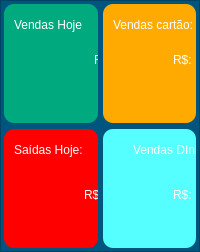
                              <widget class="QFrame" name="frame_43">
                               <property name="styleSheet">
                                <string notr="true">background-color: rgb(0, 85, 127);</string>
                               </property>
                               <property name="frameShape">
                                <enum>QFrame::StyledPanel</enum>
                               </property>
                               <property name="frameShadow">
                                <enum>QFrame::Raised</enum>
                               </property>
                               <layout class="QVBoxLayout" name="verticalLayout_12">
                                <property name="spacing">
                                 <number>0</number>
                                </property>
                                <property name="leftMargin">
                                 <number>0</number>
                                </property>
                                <property name="topMargin">
                                 <number>0</number>
                                </property>
                                <property name="rightMargin">
                                 <number>0</number>
                                </property>
                                <property name="bottomMargin">
                                 <number>0</number>
                                </property>
                                <item>
                                 <widget class="QFrame" name="frame_45">
                                  <property name="minimumSize">
                                   <size>
                                    <width>0</width>
                                    <height>250</height>
                                   </size>
                                  </property>
                                  <property name="frameShape">
                                   <enum>QFrame::NoFrame</enum>
                                  </property>
                                  <property name="frameShadow">
                                   <enum>QFrame::Raised</enum>
                                  </property>
                                  <layout class="QHBoxLayout" name="horizontalLayout_15">
                                   <property name="spacing">
                                    <number>5</number>
                                   </property>
                                   <property name="leftMargin">
                                    <number>3</number>
                                   </property>
                                   <property name="topMargin">
                                    <number>3</number>
                                   </property>
                                   <property name="rightMargin">
                                    <number>3</number>
                                   </property>
                                   <property name="bottomMargin">
                                    <number>3</number>
                                   </property>
                                   <item>
                                    <widget class="QFrame" name="frame_49">
                                     <property name="frameShape">
                                      <enum>QFrame::NoFrame</enum>
                                     </property>
                                     <property name="frameShadow">
                                      <enum>QFrame::Raised</enum>
                                     </property>
                                     <layout class="QVBoxLayout" name="verticalLayout_20">
                                      <property name="leftMargin">
                                       <number>0</number>
                                      </property>
                                      <property name="topMargin">
                                       <number>0</number>
                                      </property>
                                      <property name="rightMargin">
                                       <number>0</number>
                                      </property>
                                      <property name="bottomMargin">
                                       <number>0</number>
                                      </property>
                                      <item>
                                       <widget class="QFrame" name="frame_54">
                                        <property name="styleSheet">
                                         <string notr="true">background-color: rgb(0, 170, 127);
border-radius: 10px;</string>
                                        </property>
                                        <property name="frameShape">
                                         <enum>QFrame::StyledPanel</enum>
                                        </property>
                                        <property name="frameShadow">
                                         <enum>QFrame::Raised</enum>
                                        </property>
                                        <widget class="QLabel" name="label">
                                         <property name="geometry">
                                          <rect>
                                           <x>90</x>
                                           <y>40</y>
                                           <width>31</width>
                                           <height>31</height>
                                          </rect>
                                         </property>
                                         <property name="styleSheet">
                                          <string notr="true">font: 87 12pt &quot;Segoe UI Black&quot;;
color: rgb(255, 255, 255);</string>
                                         </property>
                                         <property name="text">
                                          <string>R$:</string>
                                         </property>
                                        </widget>
                                        <widget class="QLabel" name="label_13">
                                         <property name="geometry">
                                          <rect>
                                           <x>130</x>
                                           <y>40</y>
                                           <width>111</width>
                                           <height>31</height>
                                          </rect>
                                         </property>
                                         <property name="styleSheet">
                                          <string notr="true">font: 87 12pt &quot;Segoe UI Black&quot;;
color: rgb(255, 255, 255);</string>
                                         </property>
                                         <property name="text">
                                          <string>1.500,00</string>
                                         </property>
                                        </widget>
                                        <widget class="QLabel" name="label_14">
                                         <property name="geometry">
                                          <rect>
                                           <x>10</x>
                                           <y>10</y>
                                           <width>111</width>
                                           <height>21</height>
                                          </rect>
                                         </property>
                                         <property name="styleSheet">
                                          <string notr="true">color: rgb(255, 255, 255);
font: 87 12pt &quot;Segoe UI Black&quot;;</string>
                                         </property>
                                         <property name="text">
                                          <string>Vendas Hoje</string>
                                         </property>
                                        </widget>
                                       </widget>
                                      </item>
                                      <item>
                                       <widget class="QFrame" name="frame_57">
                                        <property name="styleSheet">
                                         <string notr="true">background-color: rgb(255, 0, 0);
border-radius: 10px;</string>
                                        </property>
                                        <property name="frameShape">
                                         <enum>QFrame::StyledPanel</enum>
                                        </property>
                                        <property name="frameShadow">
                                         <enum>QFrame::Raised</enum>
                                        </property>
                                        <widget class="QLabel" name="label_15">
                                         <property name="geometry">
                                          <rect>
                                           <x>10</x>
                                           <y>10</y>
                                           <width>111</width>
                                           <height>21</height>
                                          </rect>
                                         </property>
                                         <property name="styleSheet">
                                          <string notr="true">color: rgb(255, 255, 255);
font: 87 12pt &quot;Segoe UI Black&quot;;</string>
                                         </property>
                                         <property name="text">
                                          <string>Saídas Hoje:</string>
                                         </property>
                                        </widget>
                                        <widget class="QLabel" name="label_17">
                                         <property name="geometry">
                                          <rect>
                                           <x>80</x>
                                           <y>50</y>
                                           <width>31</width>
                                           <height>31</height>
                                          </rect>
                                         </property>
                                         <property name="styleSheet">
                                          <string notr="true">font: 87 12pt &quot;Segoe UI Black&quot;;
color: rgb(255, 255, 255);</string>
                                         </property>
                                         <property name="text">
                                          <string>R$:</string>
                                         </property>
                                        </widget>
                                        <widget class="QLabel" name="label_18">
                                         <property name="geometry">
                                          <rect>
                                           <x>130</x>
                                           <y>50</y>
                                           <width>111</width>
                                           <height>31</height>
                                          </rect>
                                         </property>
                                         <property name="styleSheet">
                                          <string notr="true">font: 87 12pt &quot;Segoe UI Black&quot;;
color: rgb(255, 255, 255);</string>
                                         </property>
                                         <property name="text">
                                          <string>10,00</string>
                                         </property>
                                        </widget>
                                       </widget>
                                      </item>
                                     </layout>
                                    </widget>
                                   </item>
                                   <item>
                                    <widget class="QFrame" name="frame_50">
                                     <property name="frameShape">
                                      <enum>QFrame::NoFrame</enum>
                                     </property>
                                     <property name="frameShadow">
                                      <enum>QFrame::Raised</enum>
                                     </property>
                                     <layout class="QVBoxLayout" name="verticalLayout_17">
                                      <property name="leftMargin">
                                       <number>0</number>
                                      </property>
                                      <property name="topMargin">
                                       <number>0</number>
                                      </property>
                                      <property name="rightMargin">
                                       <number>0</number>
                                      </property>
                                      <property name="bottomMargin">
                                       <number>0</number>
                                      </property>
                                      <item>
                                       <widget class="QFrame" name="frame_55">
                                        <property name="styleSheet">
                                         <string notr="true">background-color: rgb(255, 170, 0);
border-radius: 10px;</string>
                                        </property>
                                        <property name="frameShape">
                                         <enum>QFrame::StyledPanel</enum>
                                        </property>
                                        <property name="frameShadow">
                                         <enum>QFrame::Raised</enum>
                                        </property>
                                        <widget class="QLabel" name="label_31">
                                         <property name="geometry">
                                          <rect>
                                           <x>10</x>
                                           <y>10</y>
                                           <width>111</width>
                                           <height>21</height>
                                          </rect>
                                         </property>
                                         <property name="styleSheet">
                                          <string notr="true">color: rgb(255, 255, 255);
font: 87 12pt &quot;Segoe UI Black&quot;;</string>
                                         </property>
                                         <property name="text">
                                          <string>Vendas cartão:</string>
                                         </property>
                                        </widget>
                                        <widget class="QLabel" name="label_34">
                                         <property name="geometry">
                                          <rect>
                                           <x>70</x>
                                           <y>40</y>
                                           <width>31</width>
                                           <height>31</height>
                                          </rect>
                                         </property>
                                         <property name="styleSheet">
                                          <string notr="true">font: 87 12pt &quot;Segoe UI Black&quot;;
color: rgb(255, 255, 255);</string>
                                         </property>
                                         <property name="text">
                                          <string>R$:</string>
                                         </property>
                                        </widget>
                                        <widget class="QLabel" name="label_35">
                                         <property name="geometry">
                                          <rect>
                                           <x>120</x>
                                           <y>40</y>
                                           <width>111</width>
                                           <height>31</height>
                                          </rect>
                                         </property>
                                         <property name="styleSheet">
                                          <string notr="true">font: 87 12pt &quot;Segoe UI Black&quot;;
color: rgb(255, 255, 255);</string>
                                         </property>
                                         <property name="text">
                                          <string>1.000,00</string>
                                         </property>
                                        </widget>
                                       </widget>
                                      </item>
                                      <item>
                                       <widget class="QFrame" name="frame_53">
                                        <property name="styleSheet">
                                         <string notr="true">background-color: rgb(85, 255, 255);
border-radius: 10px;</string>
                                        </property>
                                        <property name="frameShape">
                                         <enum>QFrame::StyledPanel</enum>
                                        </property>
                                        <property name="frameShadow">
                                         <enum>QFrame::Raised</enum>
                                        </property>
                                        <widget class="QLabel" name="label_36">
                                         <property name="geometry">
                                          <rect>
                                           <x>30</x>
                                           <y>10</y>
                                           <width>111</width>
                                           <height>21</height>
                                          </rect>
                                         </property>
                                         <property name="styleSheet">
                                          <string notr="true">color: rgb(255, 255, 255);
font: 87 12pt &quot;Segoe UI Black&quot;;</string>
                                         </property>
                                         <property name="text">
                                          <string>Vendas DInheiro</string>
                                         </property>
                                        </widget>
                                        <widget class="QLabel" name="label_37">
                                         <property name="geometry">
                                          <rect>
                                           <x>70</x>
                                           <y>50</y>
                                           <width>31</width>
                                           <height>31</height>
                                          </rect>
                                         </property>
                                         <property name="styleSheet">
                                          <string notr="true">font: 87 12pt &quot;Segoe UI Black&quot;;
color: rgb(255, 255, 255);</string>
                                         </property>
                                         <property name="text">
                                          <string>R$:</string>
                                         </property>
                                        </widget>
                                        <widget class="QLabel" name="label_38">
                                         <property name="geometry">
                                          <rect>
                                           <x>120</x>
                                           <y>50</y>
                                           <width>111</width>
                                           <height>31</height>
                                          </rect>
                                         </property>
                                         <property name="styleSheet">
                                          <string notr="true">font: 87 12pt &quot;Segoe UI Black&quot;;
color: rgb(255, 255, 255);</string>
                                         </property>
                                         <property name="text">
                                          <string>500,00</string>
                                         </property>
                                        </widget>
                                       </widget>
                                      </item>
                                     </layout>
                                    </widget>
                                   </item>
                                  </layout>
                                 </widget>
                                </item>
                                <item>
                                 <widget class="QFrame" name="frame_46">
                                  <property name="frameShape">
                                   <enum>QFrame::StyledPanel</enum>
                                  </property>
                                  <property name="frameShadow">
                                   <enum>QFrame::Raised</enum>
                                  </property>
                                 </widget>
                                </item>
                               </layout>
                              </widget>
